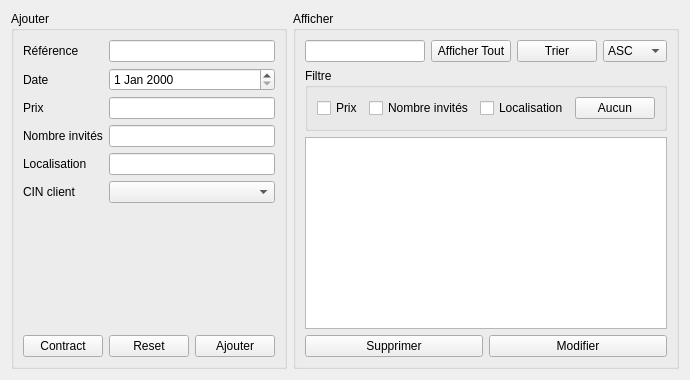
                  <widget class="QWidget" name="tab_4">
                   <attribute name="title">
                    <string>Réservations</string>
                   </attribute>
                   <layout class="QHBoxLayout" name="horizontalLayout_44">
                    <item>
                     <widget class="QGroupBox" name="groupBox_ajouter_table_2">
                      <property name="title">
                       <string>Ajouter</string>
                      </property>
                      <layout class="QVBoxLayout" name="verticalLayout_19">
                       <item>
                        <layout class="QVBoxLayout" name="verticalLayout_20">
                         <item>
                          <layout class="QFormLayout" name="formLayout_6">
                           <item row="0" column="0">
                            <widget class="QLabel" name="nombrePlacesLabel_2">
                             <property name="text">
                              <string>Référence</string>
                             </property>
                            </widget>
                           </item>
                           <item row="0" column="1">
                            <widget class="QLineEdit" name="reference_reservation"/>
                           </item>
                           <item row="1" column="0">
                            <widget class="QLabel" name="dateLabel">
                             <property name="text">
                              <string>Date</string>
                             </property>
                            </widget>
                           </item>
                           <item row="1" column="1">
                            <widget class="QDateEdit" name="date_reservation"/>
                           </item>
                           <item row="2" column="0">
                            <widget class="QLabel" name="prixLabel">
                             <property name="text">
                              <string>Prix</string>
                             </property>
                            </widget>
                           </item>
                           <item row="2" column="1">
                            <widget class="QLineEdit" name="prix_reservation"/>
                           </item>
                           <item row="3" column="0">
                            <widget class="QLabel" name="nombreInvitSLabel">
                             <property name="text">
                              <string>Nombre invités</string>
                             </property>
                            </widget>
                           </item>
                           <item row="3" column="1">
                            <widget class="QLineEdit" name="nb_invites_reservation"/>
                           </item>
                           <item row="4" column="0">
                            <widget class="QLabel" name="localisationLabel">
                             <property name="text">
                              <string>Localisation</string>
                             </property>
                            </widget>
                           </item>
                           <item row="4" column="1">
                            <widget class="QLineEdit" name="localisation_reservation"/>
                           </item>
                           <item row="5" column="0">
                            <widget class="QLabel" name="cINClientLabel">
                             <property name="text">
                              <string>CIN client</string>
                             </property>
                            </widget>
                           </item>
                           <item row="5" column="1">
                            <widget class="QComboBox" name="comboBox_reservations"/>
                           </item>
                          </layout>
                         </item>
                         <item>
                          <layout class="QHBoxLayout" name="horizontalLayout_45">
                           <item>
                            <widget class="QPushButton" name="contract_reservation">
                             <property name="text">
                              <string>Contract</string>
                             </property>
                            </widget>
                           </item>
                           <item>
                            <widget class="QPushButton" name="reset_reservation">
                             <property name="text">
                              <string>Reset</string>
                             </property>
                            </widget>
                           </item>
                           <item>
                            <widget class="QPushButton" name="ajouter_reservation">
                             <property name="text">
                              <string>Ajouter</string>
                             </property>
                            </widget>
                           </item>
                          </layout>
                         </item>
                        </layout>
                       </item>
                      </layout>
                     </widget>
                    </item>
                    <item>
                     <widget class="QGroupBox" name="groupBox_afficher_table_2">
                      <property name="title">
                       <string>Afficher</string>
                      </property>
                      <layout class="QVBoxLayout" name="verticalLayout_21">
                       <item>
                        <layout class="QVBoxLayout" name="verticalLayout_22">
                         <item>
                          <layout class="QHBoxLayout" name="horizontalLayout_46">
                           <item>
                            <widget class="QLineEdit" name="recherche_reservation"/>
                           </item>
                           <item>
                            <widget class="QPushButton" name="afficher_tout_reservation">
                             <property name="text">
                              <string>Afficher Tout</string>
                             </property>
                            </widget>
                           </item>
                           <item>
                            <widget class="QPushButton" name="trier_reservation">
                             <property name="text">
                              <string>Trier</string>
                             </property>
                            </widget>
                           </item>
                           <item>
                            <widget class="QComboBox" name="ordre_reservation">
                             <item>
                              <property name="text">
                               <string>ASC</string>
                              </property>
                             </item>
                             <item>
                              <property name="text">
                               <string>DESC</string>
                              </property>
                             </item>
                            </widget>
                           </item>
                          </layout>
                         </item>
                         <item>
                          <layout class="QHBoxLayout" name="horizontalLayout_47"/>
                         </item>
                         <item>
                          <layout class="QHBoxLayout" name="horizontalLayout_48">
                           <item>
                            <widget class="QGroupBox" name="groupBox_9">
                             <property name="title">
                              <string>Filtre</string>
                             </property>
                             <layout class="QHBoxLayout" name="horizontalLayout_49">
                              <item>
                               <layout class="QHBoxLayout" name="horizontalLayout_50">
                                <item>
                                 <widget class="QCheckBox" name="checkBox_prix_reservation">
                                  <property name="text">
                                   <string>Prix</string>
                                  </property>
                                 </widget>
                                </item>
                                <item>
                                 <widget class="QCheckBox" name="checkBox_nb_invites_reservation">
                                  <property name="text">
                                   <string>Nombre invités</string>
                                  </property>
                                 </widget>
                                </item>
                                <item>
                                 <widget class="QCheckBox" name="checkBox_localisation_reservation">
                                  <property name="text">
                                   <string>Localisation</string>
                                  </property>
                                 </widget>
                                </item>
                                <item>
                                 <widget class="QPushButton" name="aucun_reservation">
                                  <property name="text">
                                   <string>Aucun</string>
                                  </property>
                                 </widget>
                                </item>
                               </layout>
                              </item>
                             </layout>
                            </widget>
                           </item>
                          </layout>
                         </item>
                         <item>
                          <layout class="QHBoxLayout" name="horizontalLayout_51">
                           <item>
                            <widget class="QTableView" name="tableView_reservation"/>
                           </item>
                          </layout>
                         </item>
                         <item>
                          <layout class="QHBoxLayout" name="horizontalLayout_52">
                           <item>
                            <widget class="QPushButton" name="supprimer_reservation">
                             <property name="text">
                              <string>Supprimer</string>
                             </property>
                            </widget>
                           </item>
                           <item>
                            <widget class="QPushButton" name="modifier_reservation">
                             <property name="text">
                              <string>Modifier</string>
                             </property>
                             <property name="checkable">
                              <bool>true</bool>
                             </property>
                            </widget>
                           </item>
                          </layout>
                         </item>
                        </layout>
                       </item>
                      </layout>
                     </widget>
                    </item>
                   </layout>
                  </widget>
